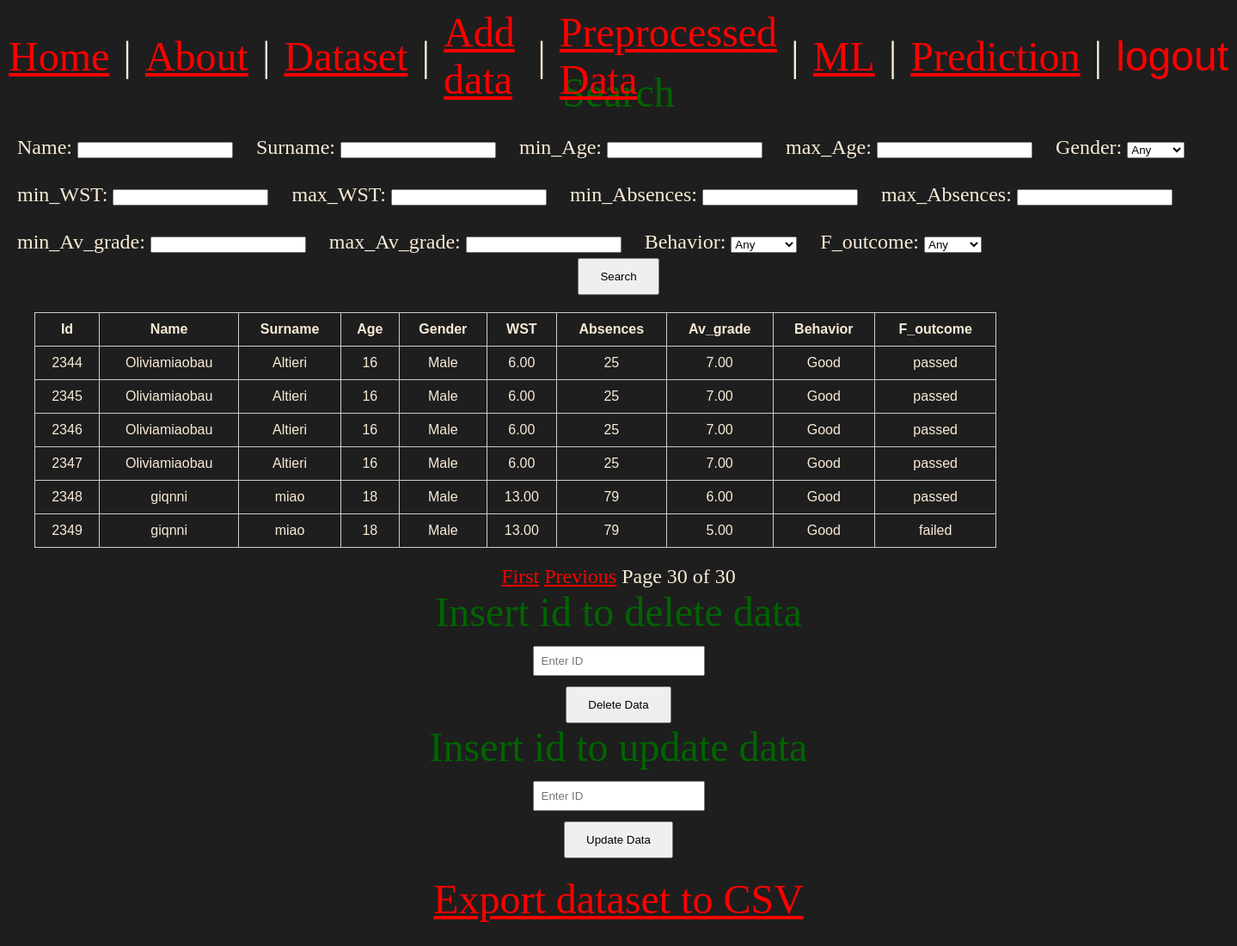
Page /dataset/dataset/?page=30 (signed in) on the earlier database version.
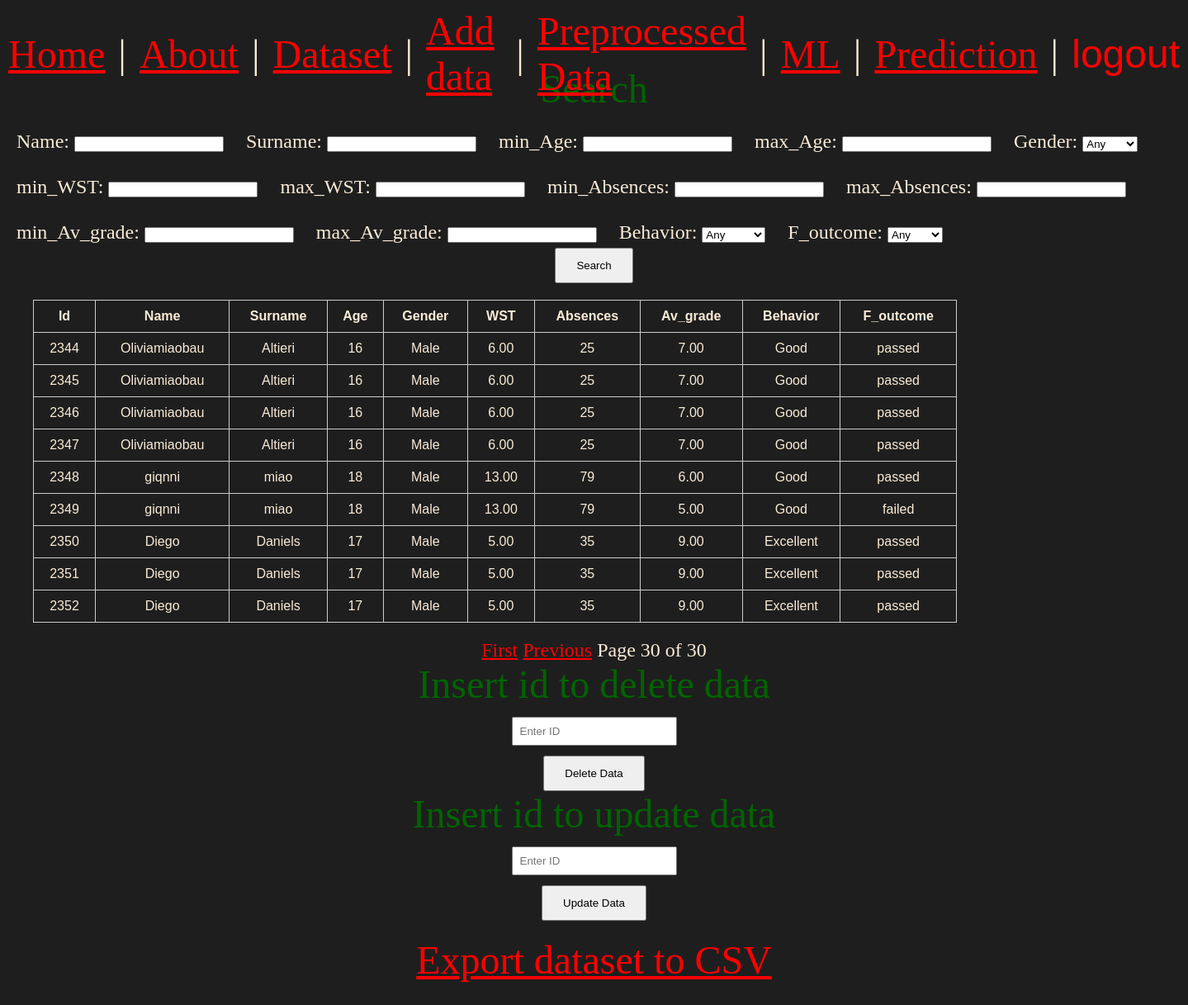
Same page on the later database version.
### dataset/models.py (models this page shows, shortened)
class Data(models.Model):
    user = models.ForeignKey(User, on_delete=models.CASCADE)
    name = models.CharField(max_length = 20)
    surname = models.CharField(max_length = 20)
    age = models.PositiveIntegerField(validators=[MinValueValidator(14),MaxValueValidator(20)])
    gender = models.CharField(choices=[('Male', 'Male'), ('Female', 'Female')])
    weekly_study_time = models.FloatField(validators=[MinValueValidator(0.0)])
    absences = models.PositiveIntegerField(validators=[MaxValueValidator(300)])
    average_grade = models.FloatField(validators=[MinValueValidator(4),MaxValueValidator(10)])
    behavior = models.CharField(choices=[('Excellent', 'Excellent'),
                                                        ('Good', 'Good'),
                                                        ('Sufficient', 'Sufficient'),
                                                        ('Poor', 'Poor')])
    final_outcome =	models.CharField()

### dataset/views.py (the view)
# urls.py: path('dataset/',views.dataset_view, name= 'dataset'),
@login_required(login_url="login")
def dataset_view(request):
    current_user = request.user
    search_data_form = Searchdata_form(request.GET or None)
    data_list = Data.objects.filter(user=current_user).order_by('id')
    if search_data_form.is_valid():
        data_list = search_data(search_data_form,data_list)
    paginator = Paginator(data_list, 20)
    page_number = request.GET.get('page')
    page_obj = paginator.get_page(page_number)
    query_params = request.GET.copy()
    if 'page' in query_params:
        del query_params['page']
    query_string = query_params.urlencode()
    return render(request, 'dataset/dataset.html', {
                                                    'search_data_form': search_data_form,
                                                    'page_obj': page_obj,
                                                    'query_string': query_string,}
                )

### dataset/templates/dataset/dataset.html (shortened to what this page needs)
{% extends 'layout.html' %}
{% load static %}
{% block content %}
    {% include 'partials/search_data.html' with form=search_data_form %}
    {% include 'partials/table_data.html' %}
    {% include 'partials/delete_data.html' %}
    {% include 'partials/update_data.html' %}
    {% include 'partials/export_csv.html' %}
{% endblock content %}

### templates/layout.html (shortened to what this page needs)
<!DOCTYPE html>
{% load static %}
<html lang="en">
<head>
    <link rel="stylesheet" href="{% static 'css/style.css' %}">
</head>
<body>
    <nav>
        <a href="{% url 'home' %}">Home</a> |
        <a href="{% url 'about' %}">About</a> |
        {% if user.is_authenticated %}
        <a href="{% url 'dataset' %}">Dataset</a> |
        <a href="{% url 'new_data' %}">Add data</a> |
        <a href="{% url 'preprocessed_data' %}">Preprocessed Data</a> |
        <a href="{% url 'ml' %}">ML</a> |
        <a href="{% url 'prediction' %}">Prediction</a> |
        <form action = "{% url 'logout' %}" method = "post">
            <button class=nav-button>logout</button>
        </form>
        {% else %}
        <a href="{% url 'login' %}">Login</a>
        {% endif %}
    </nav>
    <main>
        {% block content %}
        {% endblock content %}
    </main>
</body>
</html>

### dataset/templates/partials/search_data.html (shortened to what this page needs)
<p class="ml_title" style = text-size: 1.5rem > Search </p>
<form class = "in_line_form" method = "get">
        {{ search_data_form.as_p }}
        <button name = "search" style="display: block; margin-left: auto; margin-right: auto; margin-bottom: 20px; padding: 12px 24px; top-bottom 12px, left-right 24px;">Search</button>
    </form>

### dataset/templates/partials/table_data.html (shortened to what this page needs)
<div class="data_container">
    <table>
        <thead>
            <tr>
                <th>Id</th>
                <th>Name</th>
                <th>Surname</th>
                <th>Age</th>
                <th>Gender</th>
                <th>WST</th>
                <th>Absences</th>
                <th>Av_grade</th>
                <th>Behavior</th>
                <th>F_outcome</th>
            </tr>
        </thead>
        <tbody>
            {% for data in page_obj %}
                <tr>{{ data.value|floatformat:2 }}
                    <td>{{ data.id }}</td>
                    <td>{{ data.name }}</td>
                    <td>{{ data.surname }}</td>
                    <td>{{ data.age }}</td>
                    <td>{{ data.gender }}</td>
                    <td>{{ data.weekly_study_time|floatformat:2 }}</td>
                    <td>{{ data.absences }}</td>
                    <td>{{ data.average_grade|floatformat:2 }}</td>
                    <td>{{ data.behavior }}</td>
                    <td>{{ data.final_outcome }}</td>
                </tr>
            {% empty %}
                <tr>
                    <td colspan="3">No data available.</td>
                </tr>
            {% endfor %}
        </tbody>
    </table>
    </div>
    <div style="text-align: center; margin-top: 20px;">
    {% if page_obj.has_previous %}
        <a href="?page=1{% if query_string %}&{{ query_string }}{% endif %}">First</a>
        <a href="?page={{ page_obj.previous_page_number }}{% if query_string %}&{{ query_string }}{% endif %}">Previous</a>
    {% endif %}
    <span>Page {{ page_obj.number }} of {{ page_obj.paginator.num_pages }}</span>
    </div>

### dataset/templates/partials/delete_data.html (shortened to what this page needs)
<p class="ml_title">Insert id to delete data </p>
<form method="post" action="{% url 'delete_data' %}">
    <input type="text" name="id_to_delete" placeholder="Enter ID" required style = "display: block; margin: 12px auto; padding: 8px; width: 200px;">
    <button name = "delete_data" style="display: block; margin-left: auto; margin-right: auto; padding: 12px 24px; top-bottom 12px, left-right 24px;">Delete Data</button>
</form>

### dataset/templates/partials/update_data.html
<p class="ml_title">Insert id to update data </p>
<form method="get" action="{% url 'update_data' %}">
    <input type="text" name="id" placeholder="Enter ID" required style = "display: block; margin: 12px auto; padding: 8px; width: 200px;">
    <button name = "update_data" style="display: block; margin-left: auto; margin-right: auto; padding: 12px 24px; top-bottom 12px, left-right 24px;">Update Data</button>
</form>

### dataset/templates/partials/export_csv.html
    <a href="{% url 'export_csv' %}" style="display: block; width: max-content; margin: 20px auto;">
        Export dataset to CSV
    </a>

### static/css/style.css (style rules this page uses)
* { margin: 0; padding: 0; box-sizing: border-box; }
body { min-height: 100vh; display: grid; place-content: center; font-size: 3rem; background-color: rgb(30, 30, 30); color: antiquewhite; }
main { justify-self: start; padding: 20px; margin-top: 60px; }
h1, p { text-align: center; }
a { color: red; }
div { font-size: 1.5rem; }
nav { position: absolute; top: 0; left: 0; padding: 10px; display: flex; align-items: center; gap: 1rem; }
nav form { display: inline-block; margin: 0; padding: 0; }
nav .nav-button { background-color: transparent; font-size: 3rem; color : red; border: none; border-radius: 0; box-shadow: none; }
.data_container { text-align: left; margin-left: 0 !important; justify-self: start; width: 100%; }
table { width: 80%; margin-left: 20px; border-collapse: collapse; font-family: Arial, sans-serif; font-size: 1rem; }
table th, table td { border: 1px solid #ccc; padding: 10px; text-align: center; }
table th { font-weight: bold; }
.in_line_form p { font-size: 1.5rem; display: inline-block; margin-right: 15px; }
form { margin: 0 auto; width: fit-content; }
.ml_title { text-align: center; color: darkgreen }

Differences in the rows shown:
added Data: id "2350", name "Diego", surname "Daniels", age "17", gender "Male", weekly_study_time "5.00", absences "35", average_grade "9.00", behavior "Excellent", final_outcome "passed"
added Data: id "2351", name "Diego", surname "Daniels", age "17", gender "Male", weekly_study_time "5.00", absences "35", average_grade "9.00", behavior "Excellent", final_outcome "passed"
added Data: id "2352", name "Diego", surname "Daniels", age "17", gender "Male", weekly_study_time "5.00", absences "35", average_grade "9.00", behavior "Excellent", final_outcome "passed"
